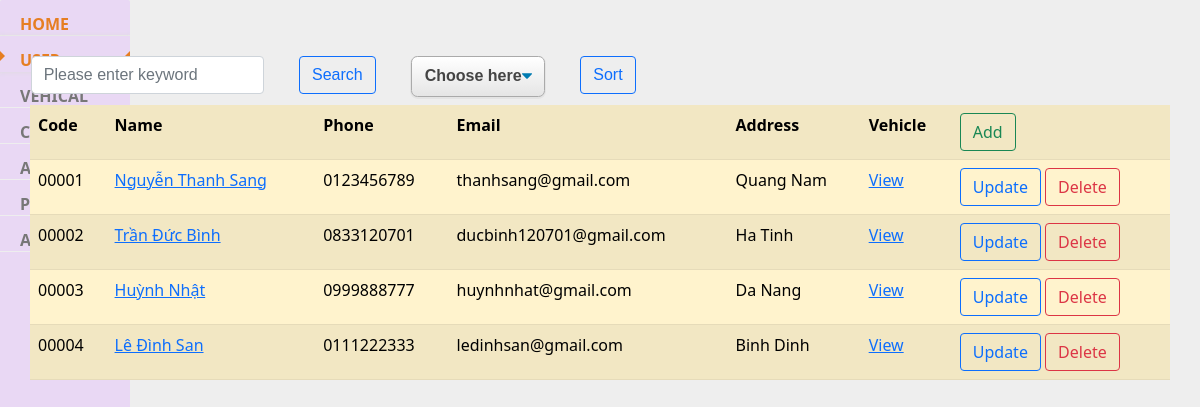
/parkingmanage/ (signed in), run on the app's committed database.
### parkingmanage/models.py (models this page shows, shortened)
class User(models.Model):
    code = models.TextField(max_length=10)
    name = models.TextField(max_length=255, null=True)
    phone = models.CharField(max_length=10, validators=[RegexValidator(r'^\d{1,10}$')], null=True)
    email = models.EmailField(blank=False, null=True)
    address = models.TextField(blank=True, null=True)
    def get_absolute_url(self) :
        return reverse('detail' ,kwargs = {"id" : self.id})

### parkingmanage/views.py (the view)
# urls.py: path('', list_view ,name ="list"),
def list_view(request):
    keyword = request.GET.get('keyword')
    Selectsort = request.GET.get('selectsort')
    if Selectsort not in ['code', 'name', 'phone', 'email', 'address']:
        Selectsort = 'code'
    if keyword :
        users = User.objects.filter(code__icontains=keyword) | User.objects.filter(name__icontains=keyword)
    else :
        users = User.objects.all()
    vehicles = Vehicle.objects.all()
    context = {
        'keyword': keyword,
        'users' :users.order_by(Selectsort),
        'vehicles' : vehicles
        }
    return render(request,"list.html",context)

### parkingmanage/templates/list.html (shortened to what this page needs)
{% extends 'base.html' %}
{% block content %}
<form>
    <div class=" row">
        <div class="col-auto">
            <input class="form-control"  type="text" name="keyword" value ="{{keyword | default:''}}" placeholder="Please enter keyword">
        </div>
        <div class="col-auto">
            <input class="btn btn-outline-primary" type="submit" value="Search">
        </div>
        <div class="col-auto">
            <select name="selectsort">
                <option value="" selected disabled hidden>Choose here</option>
            </select>
        </div>
        <div class="col-auto">
            <input class="btn btn-outline-primary" type="submit" value="Sort">
        </div>
    </div>
</form>
<table class="table table-striped table-hover; table-warning">
    <thred >
        <th>Code</th>
        <th>Name</th>
        <th>Phone</th>
        <th>Email</th>
        <th>Address</th>
        <th>Vehicle</th>
        <th> <a href="/parkingmanage/create" class="btn btn-outline-success"> Add </a> </th>
    </thred>
    <body>
        {% for user in users %}
        <tr class="table-warning">
            <td>{{user.code}}</td>
            <td> <a href= "{{user.get_absolute_url}}">{{user.name}}</a></td>
            <td>{{user.phone}}</td>
            <td>{{user.email}}</td>
            <td>{{user.address}}</td>
            <td> <a href= "{% url 'view_vehicle' user.id%}"> View </a> </td>
            <td>
                <a href="{% url 'update' user.id%}" class="btn btn-outline-primary"> Update </a>
                <a href="{% url 'delete' user.id%}" class="btn btn-outline-danger"> Delete </a>
            </td>
        </tr>
        {% endfor %}
    </body>
</table>
{% endblock %}

### data on the page
User: code "00001", name "Nguyễn Thanh Sang", phone "0123456789", email "thanhsang@gmail.com", address "Quang Nam"
User: code "00002", name "Trần Đức Bình", phone "0833120701", email "ducbinh120701@gmail.com", address "Ha Tinh"
User: code "00003", name "Huỳnh Nhật", phone "0999888777", email "huynhnhat@gmail.com", address "Da Nang"
User: code "00004", name "Lê Đình San", phone "0111222333", email "ledinhsan@gmail.com", address "Binh Dinh"
